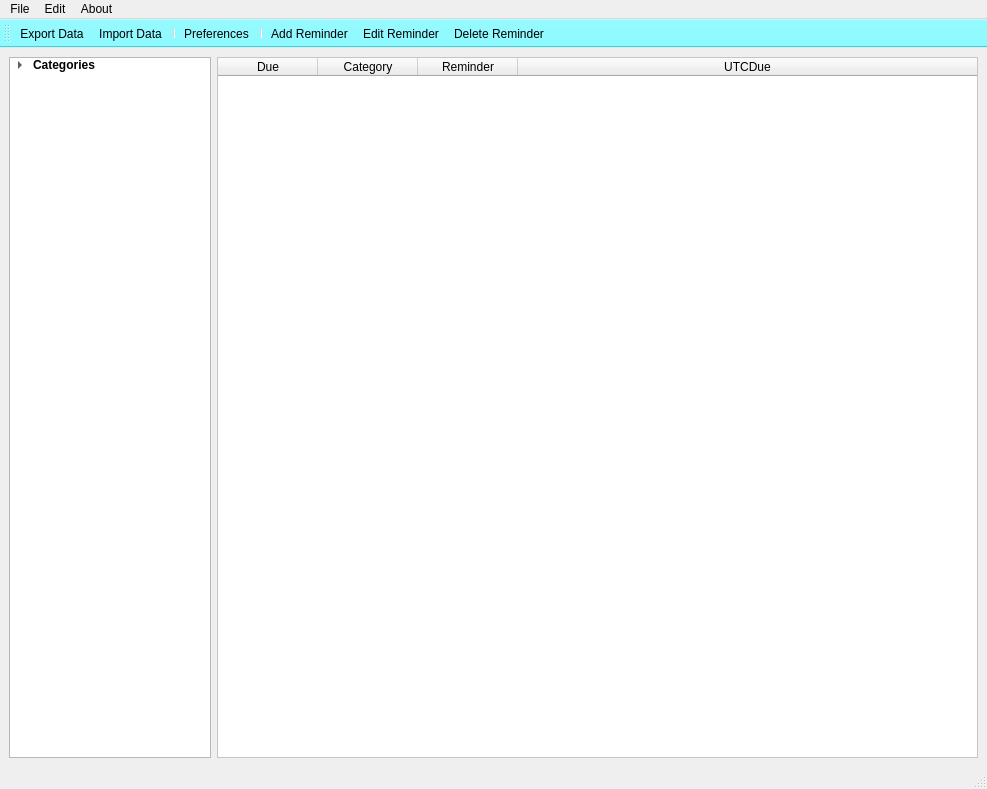
<?xml version="1.0" encoding="UTF-8"?>
<ui version="4.0">
 <class>mainWindow</class>
 <widget class="QMainWindow" name="mainWindow">
  <property name="geometry">
   <rect>
    <x>0</x>
    <y>0</y>
    <width>987</width>
    <height>789</height>
   </rect>
  </property>
  <property name="windowTitle">
   <string>QTierna</string>
  </property>
  <property name="windowIcon">
   <iconset resource="../icons.qrc">
    <normaloff>:/icons/icons/alarm-clock.png</normaloff>:/icons/icons/alarm-clock.png</iconset>
  </property>
  <property name="windowOpacity">
   <double>0.990000000000000</double>
  </property>
  <widget class="QWidget" name="centralwidget">
   <layout class="QGridLayout" name="gridLayout">
    <item row="0" column="0">
     <layout class="QHBoxLayout" name="horizontalLayout_2">
      <property name="sizeConstraint">
       <enum>QLayout::SetMinimumSize</enum>
      </property>
      <item>
       <widget class="QTreeWidget" name="mainTreeWidget">
        <property name="sizePolicy">
         <sizepolicy hsizetype="Minimum" vsizetype="Expanding">
          <horstretch>0</horstretch>
          <verstretch>0</verstretch>
         </sizepolicy>
        </property>
        <property name="minimumSize">
         <size>
          <width>200</width>
          <height>0</height>
         </size>
        </property>
        <property name="statusTip">
         <string>Filter by category</string>
        </property>
        <property name="headerHidden">
         <bool>true</bool>
        </property>
        <column>
         <property name="text">
          <string>category</string>
         </property>
        </column>
        <item>
         <property name="text">
          <string>Categories</string>
         </property>
         <property name="font">
          <font>
           <weight>75</weight>
           <bold>true</bold>
          </font>
         </property>
         <item>
          <property name="text">
           <string>All</string>
          </property>
         </item>
         <item>
          <property name="text">
           <string>Complete</string>
          </property>
         </item>
         <item>
          <property name="text">
           <string>Uncategorized</string>
          </property>
         </item>
        </item>
       </widget>
      </item>
      <item>
       <widget class="QTableWidget" name="mainTableWidget">
        <property name="minimumSize">
         <size>
          <width>761</width>
          <height>0</height>
         </size>
        </property>
        <property name="styleSheet">
         <string notr="true">QTableWidget{
	background-color: #FFF;
	alternate-background-color: rgb(140, 250, 255);
}

QTableWidget[complete=true]{
	background-color: #FFF;
	alternate-background-color: rgb(115, 235, 174, 127);
}</string>
        </property>
        <property name="horizontalScrollBarPolicy">
         <enum>Qt::ScrollBarAlwaysOff</enum>
        </property>
        <property name="alternatingRowColors">
         <bool>true</bool>
        </property>
        <property name="selectionMode">
         <enum>QAbstractItemView::MultiSelection</enum>
        </property>
        <property name="selectionBehavior">
         <enum>QAbstractItemView::SelectRows</enum>
        </property>
        <attribute name="horizontalHeaderStretchLastSection">
         <bool>true</bool>
        </attribute>
        <attribute name="verticalHeaderStretchLastSection">
         <bool>false</bool>
        </attribute>
        <column>
         <property name="text">
          <string>Due</string>
         </property>
        </column>
        <column>
         <property name="text">
          <string>Category</string>
         </property>
        </column>
        <column>
         <property name="text">
          <string>Reminder</string>
         </property>
        </column>
        <column>
         <property name="text">
          <string>UTCDue</string>
         </property>
        </column>
       </widget>
      </item>
     </layout>
    </item>
   </layout>
  </widget>
  <widget class="QMenuBar" name="mainMenubar">
   <property name="geometry">
    <rect>
     <x>0</x>
     <y>0</y>
     <width>987</width>
     <height>25</height>
    </rect>
   </property>
   <widget class="QMenu" name="menuFile">
    <property name="title">
     <string>File</string>
    </property>
    <addaction name="actionImport_Data"/>
    <addaction name="actionExport_Data"/>
    <addaction name="separator"/>
    <addaction name="actionExit_2"/>
   </widget>
   <widget class="QMenu" name="menuAbout">
    <property name="title">
     <string>About</string>
    </property>
    <addaction name="actionHelp"/>
    <addaction name="separator"/>
    <addaction name="actionAbout"/>
   </widget>
   <widget class="QMenu" name="menuReminder">
    <property name="title">
     <string>Edit</string>
    </property>
    <addaction name="actionAdd_Reminder"/>
    <addaction name="actionEdit_Reminder"/>
    <addaction name="actionRemove_Reminder"/>
    <addaction name="separator"/>
    <addaction name="separator"/>
    <addaction name="actionPreferences"/>
   </widget>
   <addaction name="menuFile"/>
   <addaction name="menuReminder"/>
   <addaction name="menuAbout"/>
  </widget>
  <widget class="QToolBar" name="toolBar">
   <property name="windowTitle">
    <string>toolBar</string>
   </property>
   <property name="toolTip">
    <string>Edit Reminder</string>
   </property>
   <property name="styleSheet">
    <string notr="true">QToolBar{
    background-color: rgb(140, 250, 255);
     float: right;
}

QToolButton:hover{
   border: 1px solid white;
   background-color:rgb(140, 250, 255);
}</string>
   </property>
   <property name="iconSize">
    <size>
     <width>32</width>
     <height>32</height>
    </size>
   </property>
   <property name="toolButtonStyle">
    <enum>Qt::ToolButtonIconOnly</enum>
   </property>
   <attribute name="toolBarArea">
    <enum>TopToolBarArea</enum>
   </attribute>
   <attribute name="toolBarBreak">
    <bool>false</bool>
   </attribute>
   <addaction name="actionExport_Data"/>
   <addaction name="actionImport_Data"/>
   <addaction name="separator"/>
   <addaction name="actionPreferences"/>
   <addaction name="separator"/>
   <addaction name="actionAdd_Reminder"/>
   <addaction name="actionEdit_Reminder"/>
   <addaction name="actionRemove_Reminder"/>
  </widget>
  <widget class="QStatusBar" name="statusBar"/>
  <action name="actionImport_Data">
   <property name="icon">
    <iconset resource="../icons.qrc">
     <normaloff>:/icons/icons/import_white.png</normaloff>:/icons/icons/import_white.png</iconset>
   </property>
   <property name="text">
    <string>Import Data</string>
   </property>
   <property name="statusTip">
    <string>Import Reminders</string>
   </property>
   <property name="shortcut">
    <string>Ctrl+I</string>
   </property>
  </action>
  <action name="actionExport_Data">
   <property name="icon">
    <iconset resource="../icons.qrc">
     <normaloff>:/icons/icons/export_white.png</normaloff>:/icons/icons/export_white.png</iconset>
   </property>
   <property name="text">
    <string>Export Data</string>
   </property>
   <property name="statusTip">
    <string>Export Reminders</string>
   </property>
   <property name="shortcut">
    <string>Ctrl+E</string>
   </property>
  </action>
  <action name="actionExit">
   <property name="text">
    <string>Exit</string>
   </property>
  </action>
  <action name="actionExit_2">
   <property name="text">
    <string>Exit</string>
   </property>
  </action>
  <action name="actionAdd_Reminder">
   <property name="icon">
    <iconset resource="../icons.qrc">
     <normaloff>:/icons/icons/circle-add_white.png</normaloff>:/icons/icons/circle-add_white.png</iconset>
   </property>
   <property name="text">
    <string>Add Reminder</string>
   </property>
   <property name="statusTip">
    <string>Add Reminder</string>
   </property>
   <property name="shortcut">
    <string>Ctrl+A</string>
   </property>
  </action>
  <action name="actionRemove_Reminder">
   <property name="icon">
    <iconset resource="../icons.qrc">
     <normaloff>:/icons/icons/trash_white.png</normaloff>:/icons/icons/trash_white.png</iconset>
   </property>
   <property name="text">
    <string>Delete Reminder</string>
   </property>
   <property name="statusTip">
    <string>Delete selected reminders</string>
   </property>
   <property name="shortcut">
    <string>Ctrl+D</string>
   </property>
  </action>
  <action name="actionHelp">
   <property name="text">
    <string>Help</string>
   </property>
  </action>
  <action name="actionAbout">
   <property name="text">
    <string>About</string>
   </property>
  </action>
  <action name="actionPreferences">
   <property name="icon">
    <iconset resource="../icons.qrc">
     <normaloff>:/icons/icons/settings_white.png</normaloff>:/icons/icons/settings_white.png</iconset>
   </property>
   <property name="text">
    <string>Preferences</string>
   </property>
   <property name="statusTip">
    <string>Configure settings</string>
   </property>
  </action>
  <action name="actionEdit_Reminder">
   <property name="icon">
    <iconset resource="../icons.qrc">
     <normaloff>:/icons/icons/edit_white.png</normaloff>:/icons/icons/edit_white.png</iconset>
   </property>
   <property name="text">
    <string>Edit Reminder</string>
   </property>
   <property name="statusTip">
    <string>Edit selected reminder</string>
   </property>
   <property name="shortcut">
    <string>Ctrl+E</string>
   </property>
  </action>
 </widget>
 <resources>
  <include location="../icons.qrc"/>
 </resources>
 <connections/>
</ui>
